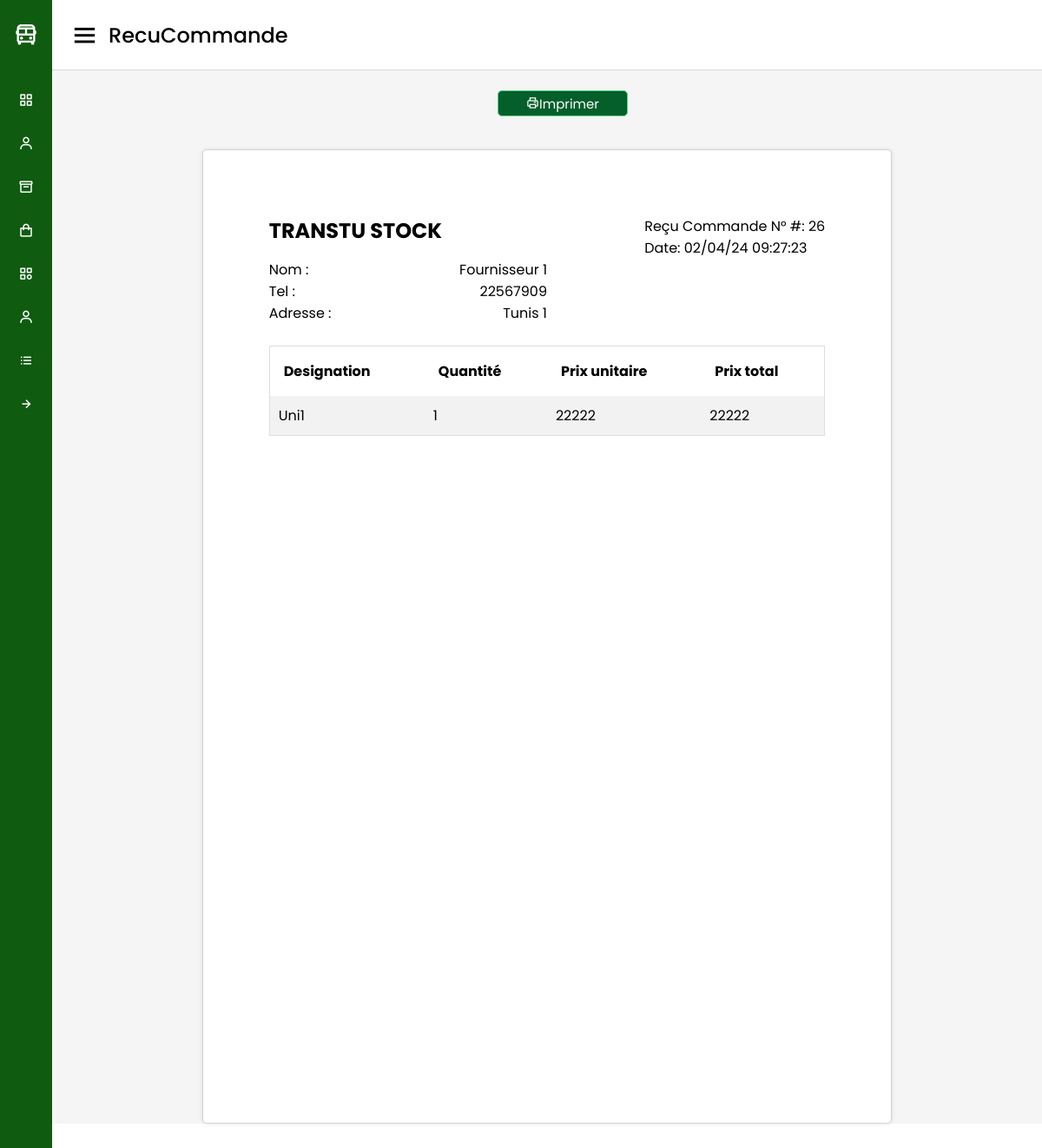
/vue/recuCommande.php?id=26, run on the app's committed database.
### tables this page shows
CREATE TABLE `commande` (
  `id` int(11) NOT NULL,
  `id_article` int(11) NOT NULL,
  `id_fournisseur` int(11) NOT NULL,
  `quantite` int(11) NOT NULL,
  `prix` int(11) NOT NULL,
  `date_commande` timestamp NOT NULL DEFAULT current_timestamp(),
  `etat` enum('0','1') NOT NULL DEFAULT '1'
);

CREATE TABLE `fournisseur` (
  `id` int(11) NOT NULL,
  `nom` varchar(30) NOT NULL,
  `prenom` varchar(30) NOT NULL,
  `telephone` varchar(15) NOT NULL,
  `adresse` varchar(50) NOT NULL
);

CREATE TABLE `article` (
  `id` int(11) NOT NULL,
  `nom_article` varchar(50) NOT NULL,
  `id_categorie` int(11) NOT NULL,
  `quantite` int(11) NOT NULL,
  `prix_unitaire` int(11) NOT NULL,
  `date_fabrication` datetime NOT NULL
);

### model/function.php (called while the page is built, shortened)
<?php
function getCommande($id=null)
{
    if (!empty($id)) {
        $sql= "SELECT nom_article, nom, prenom, co.quantite, prix, date_commande, co.id, prix_unitaire, adresse, telephone
        FROM fournisseur AS f, commande AS co, article AS a WHERE co.id_article=a.id AND co.id_fournisseur=f.id AND co.id=?";
        $req= $GLOBALS['connexion']->prepare($sql);
        $req->execute(array($id));
        return $req->fetch();
        }
    else {
        $sql= "SELECT nom_article, nom, prenom, co.quantite, prix, date_commande, co.id, a.id AS idArticle
        FROM fournisseur AS f, commande AS co, article AS a WHERE co.id_article=a.id AND co.id_fournisseur=f.id";
        $req= $GLOBALS['connexion']->prepare($sql);
        $req->execute();
        return $req->fetchAll();
    }
}

### vue/recuCommande.php (the view, shortened to what this page needs)
<?php
include 'entete.php';
if (!empty($_GET['id'])) {
    $commande = getCommande($_GET['id']);
}
?>
<div class="home-content">
    <button class="hidden-print" id="btnPrint" style="position : relative; left : 45%;"> <i class='bx bx-printer'></i>Imprimer</button>
    <div class="page">
        <div class="cote-a-cote">
            <h2>TRANSTU STOCK</h2>
            <div>
                <p>Reçu Commande N° #: <?= $commande['id'] ?></p>
                <p>Date: <?= date('d/m/y h:i:s', strtotime($commande['date_commande'])) ?></p>
            </div>
        </div>
        <div class="cote-a-cote" style="width : 50%">
            <p>Nom :</p>
            <p><?= $commande['nom']." ".$commande['prenom'] ?></p>
        </div>
        <div class="cote-a-cote" style="width : 50%">
            <p>Tel :</p>
            <p><?= $commande['telephone']?></p>
        </div>
        <div class="cote-a-cote" style="width : 50%">
            <p>Adresse :</p>
            <p><?= $commande['adresse']?></p>
        </div>
        <br>
        <table class="mtable">
                <tr>
                    <th>Designation</th>
                    <th>Quantité</th>
                    <th>Prix unitaire</th>
                    <th>Prix total</th>
                </tr>
                <tr>
                    <td><?= $commande['nom_article'] ?></td>
                    <td><?= $commande['quantite'] ?></td>
                    <td><?= $commande['prix_unitaire'] ?></td>
                    <td><?= $commande['prix'] ?></td>
                </tr>
            </table>
    </div>
</div>
<?php
include 'pied.php';
?>

### public/style.css (style rules this page uses)
* { margin: 0; padding: 0; box-sizing: border-box; font-family: "Poppins", sans-serif; }
.home-section .home-content { position: relative; padding-top: 104px; }
button { background-color: rgb(4, 95, 43); color: white; width: 150px; height: 30px; border: 1px solid #5cd27d; font-size: 15px; border-radius: 5px; }
table.mtable { width: 100%; border-collapse: collapse; width: 100%; border: 1px solid #ddd; }
th, td { text-align: left; padding: 16px; }
table.mtable tr:nth-child(even) { background: #f2f2f2; }
table.mtable td { padding: 10px; }
.cote-a-cote { display: flex; justify-content: space-between; }
.page { width: 210mm; min-height: 297mm; padding: 20mm; margin: 10mm auto; border: 1px #d3d3d3 solid; border-radius: 5px; background: white; box-shadow: 0 0 5px rgba(0, 0, 0, 0.1); }

### data on the page
commande: id "26", date_commande "02/04/24 09:27:23", id_fournisseur.nom "Fournisseur", id_fournisseur.prenom "1", id_fournisseur.telephone "22567909", id_fournisseur.adresse "Tunis 1", id_article.nom_article "Uni1", quantite "1", id_article.prix_unitaire "22222", prix "22222"

### other printed values
str_replace(".php", "",basename($_SERVER['PHP_SELF'])) "RecuCommande"
